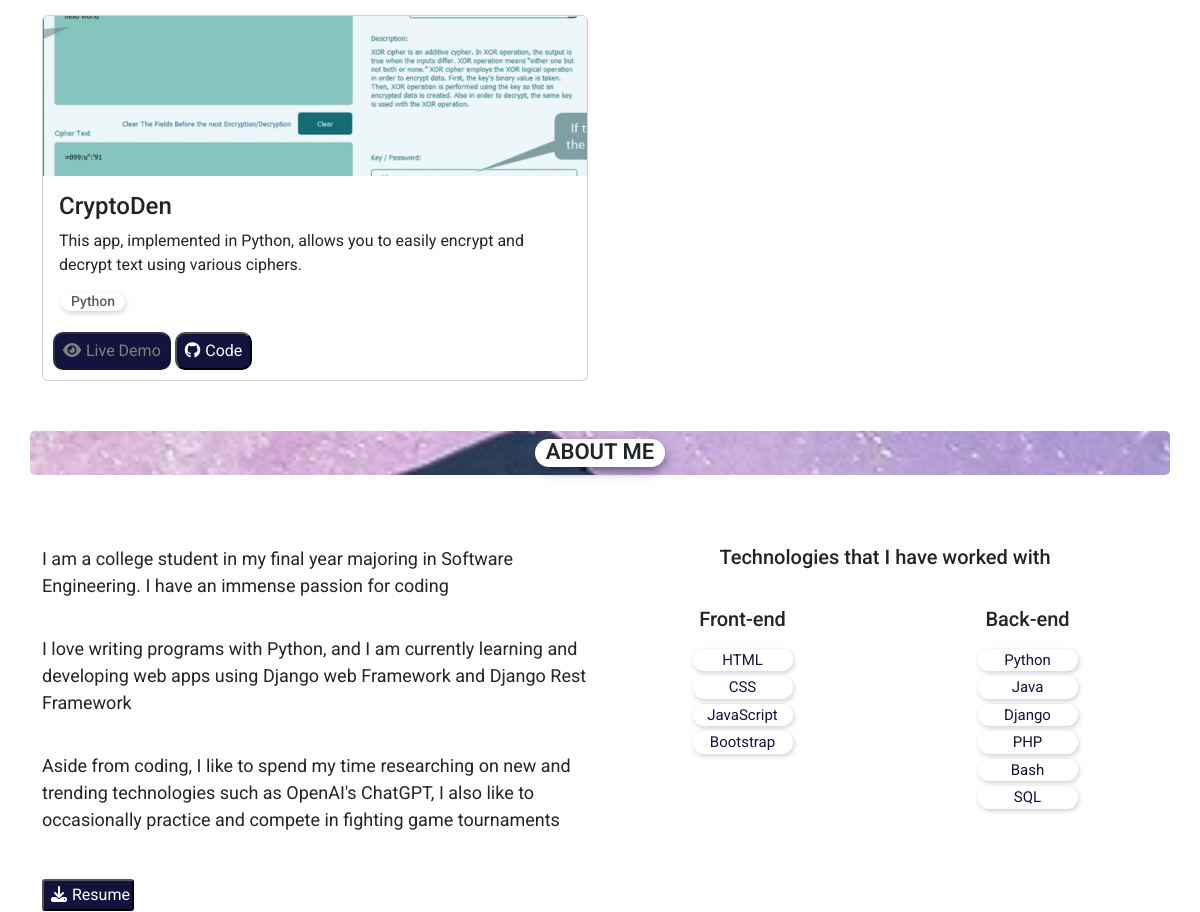
Before: / (middle part) with the older database file.
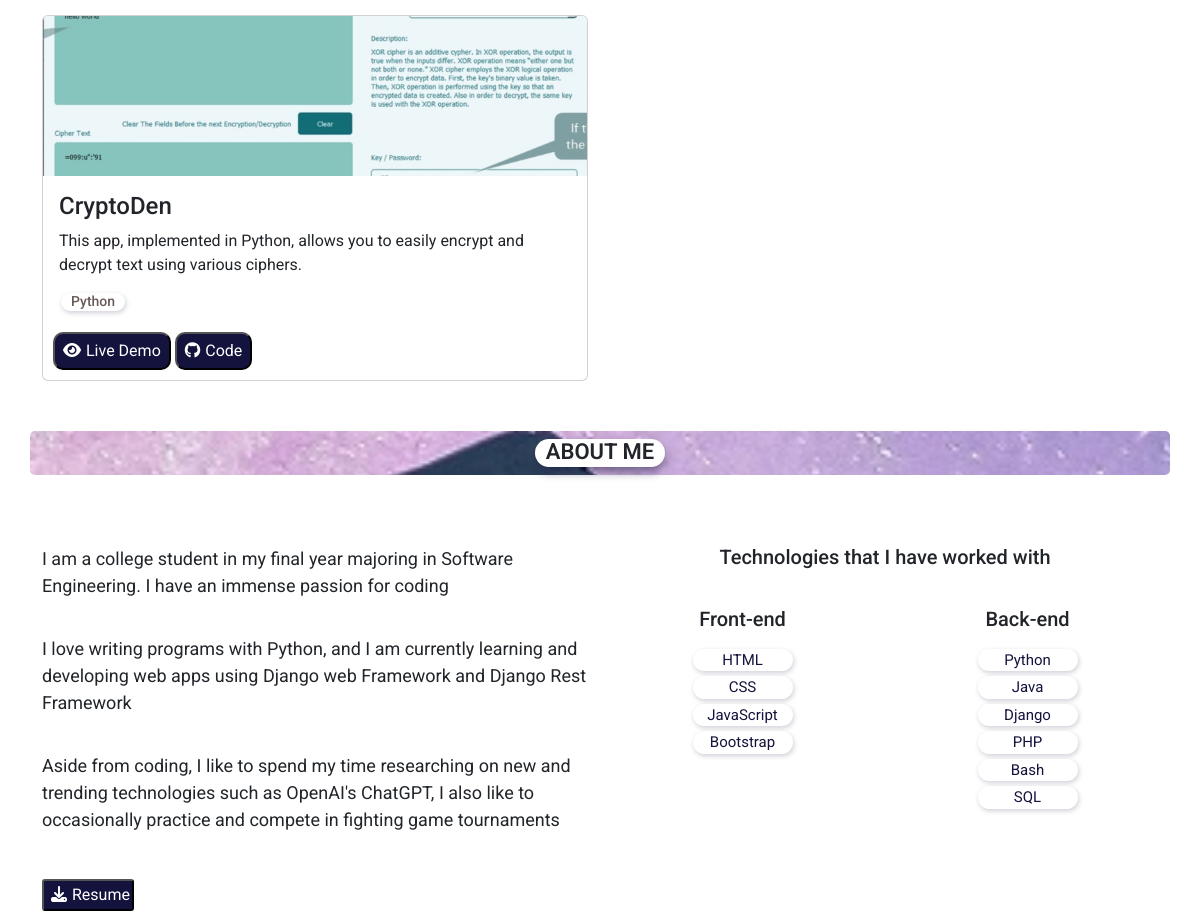
After: the same page with the newer database file.
### base/models.py (models this page shows, shortened)
class Project(models.Model):
    title = models.CharField(max_length=200)
    long_description = models.TextField(null=True, blank=True)
    short_description = models.TextField(max_length=200, null=True, blank=True)
    featured_image = models.ImageField(upload_to='images/',
        null=True, blank=True, default="no-image.jpg")
    demo_link = models.CharField(default="None", max_length=2000, null=True, blank=True)
    source_link = models.CharField(default="None", max_length=2000, null=True, blank=True)
    tags = models.ManyToManyField('Tag', blank=True)
    created = models.DateTimeField(auto_now_add=True)
    id = models.UUIDField(default=uuid.uuid4, unique=True,
                          primary_key=True, editable=False)

class Tag(models.Model):
    name = models.CharField(max_length=200)
    created = models.DateTimeField(auto_now_add=True)
    id = models.UUIDField(default=uuid.uuid4, unique=True,
                          primary_key=True, editable=False)
    def __str__(self):
        return self.name

class Profile(models.Model):
    full_name = models.CharField(max_length=200, null= True, blank=True)
    email = models.EmailField(max_length=200, null= True, blank=True)
    long_bio = models.TextField(null= True, blank=True)
    short_bio = models.CharField(max_length=200, null= True, blank=True)
    line1 = models.CharField(max_length=200, null= True, blank=True)
    line2 = models.CharField(max_length=200, null= True, blank=True)
    line3 = models.CharField(max_length=200, null= True, blank=True)
    location = models.CharField(max_length=200, null= True, blank=True)
    profile_image = models.ImageField(upload_to='images/', null=True, blank=True, default="no-image.jpg")
    profile_background = models.ImageField(upload_to='images/', null=True, blank=True, default="no-image.jpg")
    social_github = models.CharField(max_length=200, null= True, blank=True)
    social_linkedin = models.CharField(max_length=200, null= True, blank=True)
    resume = models.FileField(upload_to='documents/', null=True, blank=True)
    id = models.UUIDField(default=uuid.uuid4, unique=True,
                          primary_key=True, editable=False)

class Skill(models.Model):
    owner = models.ForeignKey(Profile, on_delete=models.CASCADE, null= True, blank=True)
    STACK_CHOICES = [
        ('front-end', 'Front-end'),
        ('back-end', 'Back-end'),
    ]
    stack = models.CharField(choices=STACK_CHOICES, max_length=20, blank=True)
    skill = models.CharField(max_length=200, null= True, blank=True)
    id = models.UUIDField(default=uuid.uuid4, unique=True,
                          primary_key=True, editable=False)

### base/views.py (the view)
# urls.py: path('', views.base, name='base'),
def base(request):
    page = Page.objects.first()
    profile = Profile.objects.first()
    projects = Project.objects.all()
    form = ContactForm(request.POST or None)
    form_message = ""
    if request.method == 'POST' and form.is_valid():
        form.save()
        form_message = "Thank you for contacting, I will get back to you ASAP!"
    context = {
        'profile': profile,
        'projects': projects,
        'page': page,
        'form': form,
        'form_message': form_message,
    }
    return render(request, "base/base.html", context)

### base/templates/base/base.html (shortened to what this page needs)
{% extends 'index.html' %}
{% load widget_tweaks %}
{% load static %}
{% block projectsCard %}
<div id="scroll-to-projects">
    <div class="projects-stack">
        <div class="container">
            <div class="row gy-3">
                {% for project in projects %}
                    <div class="col-lg-6">
                        <div class="projects-card card h-100">
                            <div class="proj-img"><img class="card-img-top" src="{{project.featured_image.url}}" alt="..."></div>
                            <div class="card-body">
                                <h4 class="card-title">{{project.title}}</h4>
                                <p class="card-text">{{project.short_description}}</p>
                                <div class="project-tags">
                                    {% for tag in project.tags.all %}
                                    <div style="margin: 0 2px;" class="tag-pill">
                                        <h6>{{tag}}</h6>
                                    </div>
                                    {% endfor %}
                                </div>
                            </div>
                            <div class="card-btns">
                                {% if project.demo_link == "None" %}
                                    <a href="{{project.demo_link}}" target="_blank" class=""><button disabled class="u-button"><i style="margin-right: 5px" class="fa-solid fa-eye"></i>Live Demo</button></a>
                                {% else %}
                                    <a href="{{project.demo_link}}" target="_blank" class=""><button class="u-button"><i style="margin-right: 5px" class="fa-solid fa-eye"></i>Live Demo</button></a>
                                {% endif %}
                                {% if project.source_link == "None" %}
                                    <a href="{{project.source_link}}" target="_blank" class=""><button disabled class="u-button"><i style="margin-right: 5px" class="fa-brands fa-github"></i>Code</button></a>
                                {% else %}
                                    <a href="{{project.source_link}}" target="_blank" class=""><button class="u-button"><i style="margin-right: 5px" class="fa-brands fa-github"></i>Code</button></a>
                                {% endif %}
                            </div>
                        </div>
                    </div>
                {% endfor %}
            </div>
        </div>
    </div>
</div>
{% endblock projectsCard %}
{% block about %}
<div class="title-card">
    <div class="container">
        <div class="title-card-banner">
            <h3>ABOUT ME</h3>
        </div>
    </div>
</div>
<div class="container">
    <div class="row">
        <div class="col-md-6">
            <div class="about-me-lines">
                <p>{{profile.line1}}</p>
                <p>{{profile.line2}}</p>
                <p>{{profile.line3}}</p>
            </div>
        </div>
        <div class="col-md-6">
            <div class="row">
                <div class="col-md">
                    <div class="skill-title text-center">
                        <h5>Technologies that I have worked with</h5>
                    </div>
                </div>
            </div>
            <div class="row skill-stack">
                <div class="col-6">
                    <div class="container text-center">
                        <h5>Front-end</h5>
                        <ul>
                        {% for skill in profile.skill_set.all %}
                            {% if skill.stack == 'front-end' %}
                            <div style="margin: auto auto 5px auto" class="skill-pill">
                                <li>{{ skill.skill }}</li>
                            </div>
                            {% endif %}
                        {% endfor %}
                        </ul>
                    </div>
                </div>
                <div class="col-6">
                    <div class="container text-center">
                        <h5>Back-end</h5>
                        <ul>
                            {% for skill in profile.skill_set.all %}
                                {% if skill.stack == 'back-end' %}
                                <div style="margin: auto auto 5px auto" class="skill-pill">
                                    <li>{{ skill.skill }}</li>
                                </div>
                                {% endif %}
                            {% endfor %}
                        </ul>
                    </div>
                </div>
            </div>
        </div>
    </div>
    <div class="row">
        <div class="container">
            <div class="resume-dl">
                {% if profile.resume %}
                    <a href="{{ profile.resume.url }}"><button><i style="padding: 0 5px" class="fa-solid fa-download"></i>Resume</button></a>
                {% else %}
                    <button disabled>Download Resume</button>
                {% endif %}
            </div>
        </div>
    </div>
</div>
{% endblock about %}

### templates/index.html (shortened to what this page needs)
{% load static %}
<html lang="en">
<head>
    <link href="https://cdn.jsdelivr.net/npm/bootstrap@5.3.0-alpha1/dist/css/bootstrap.min.css" rel="stylesheet">
    <link rel="stylesheet" href="{% static 'styles/style.css' %}">
</head>
<body>
    {% block projectsCard %}{% endblock projectsCard %}
    {% block about %}{% endblock about %}
</body>
</html>

### templates/navbar.html (shortened to what this page needs)
{% load static %}

### templates/footer.html (shortened to what this page needs)
{% load static %}

### static/styles/style.css (style rules this page uses)
* { margin: 0; padding: 0; box-sizing: border-box; font-family: 'Roboto', sans-serif; }
html { scroll-behavior: smooth; }
.u-button { color: white; padding: 5px 8px; border-radius: 10px; background-color: #14133d; outline: none !important; border-color: none !important; box-shadow: none !important; }
.title-card .container { padding: 8px 0px; background-size: cover; background-image: url('/static/uploads/images/bg.jpg'); background-position: center; background-attachment: fixed; border-radius: 5px; }
.title-card { padding-top: 50px; padding-left: auto; padding-right: auto; padding-bottom: 40px; }
.title-card-banner { margin-left: auto; margin-right: auto; text-align: center; background-color: white; width: 100%; height: 28px; max-width: 130px; border-radius: 15px; box-shadow: 0px 5px 10px 0px rgba(20, 19, 61, 0.5); }
.title-card-banner h3 { font-size: 22px; font-weight: 600; }
.project-tags { display: inline-flex; }
.tag-pill h6 { text-align: center; padding: 0px 5px; font-size: 14px; color: rgb(105, 89, 89); }
.tag-pill { background-color: white; border-radius: 15px; padding: 0 5px; height: 18px; text-align: center; box-shadow: 1px 2px 5px 0px rgba(20, 19, 61, 0.2); }
.card-btns { padding: 5px 10px; margin-bottom: 5px; }
.projects-card { transition: all 0.1s ease; }
.proj-img img { width: 100%; height: 160px; border-top-left-radius: 5px; border-top-right-radius: 5px; object-fit: cover; }
.about-me-lines { font-size: 18px; padding: 20px 0; }
.about-me-lines p { padding: 10px 0; }
.skill-stack ul { list-style: none; padding: 10px; }
.skill-title { padding: 30px 0; }
.skill-pill { background-color: white; border-radius: 15px; width: 100%; max-width: 100px; box-shadow: 1px 2px 5px 0px rgba(20, 19, 61, 0.2); }
.skill-pill li { font-size: 15px; color: #14133d; }
.resume-dl button { padding: 2px; color: white; border-radius: 3px; cursor: pointer; background-color: #14133d; transition: all 0.1s; }

Changed rows visible on the page:
changed Project "CryptoDen": demo_link "None" → "projects/cryptoden/" (drawn)
